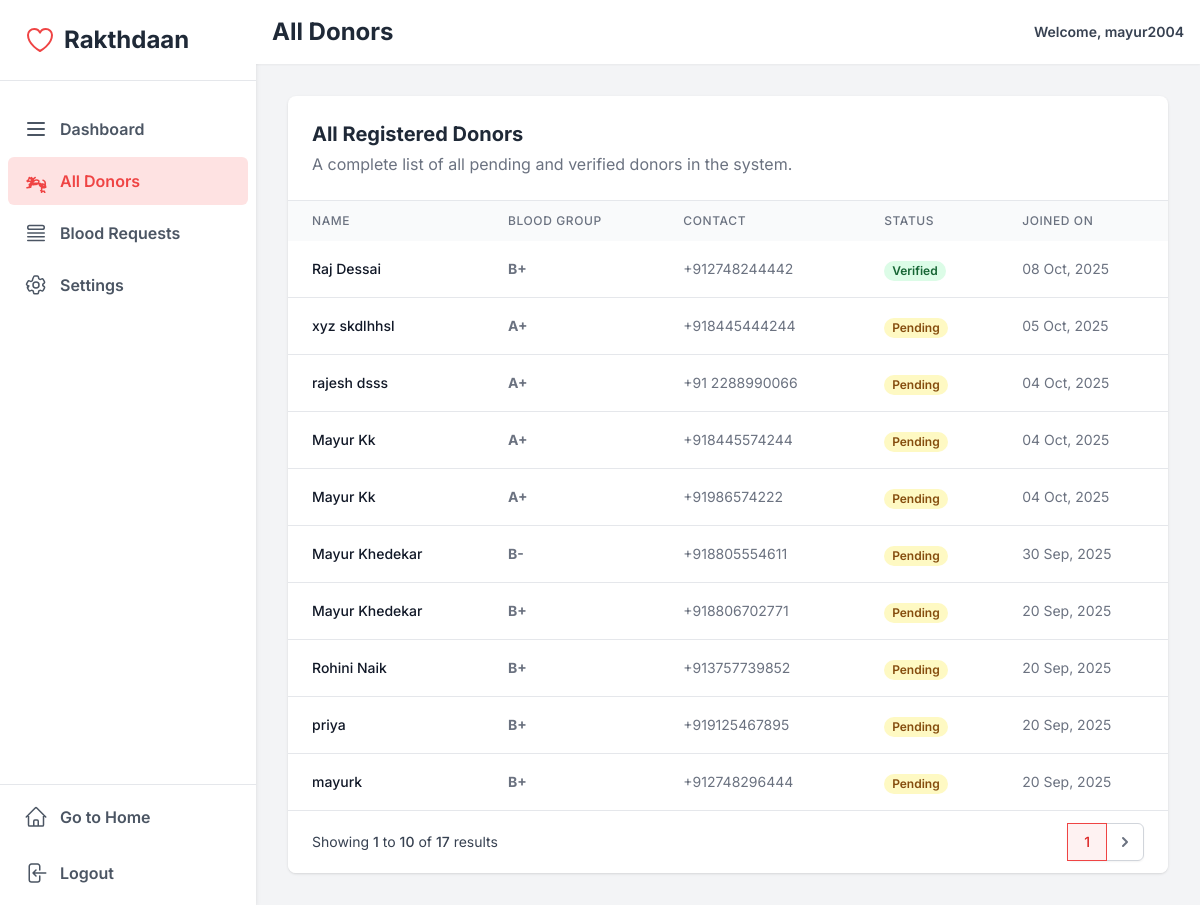
/all_donors/ (signed in), run on an earlier commit of the app's database.
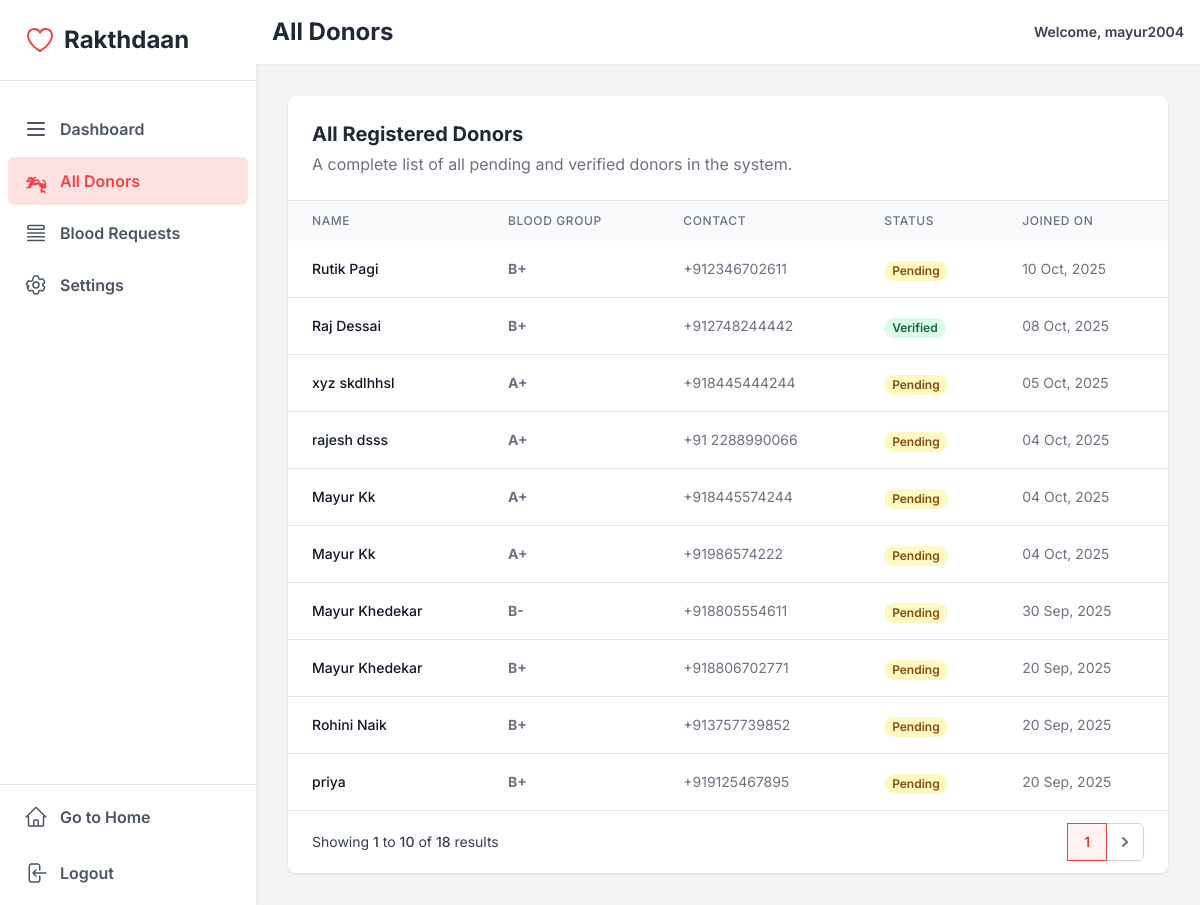
And on a later commit of the database.
### donors/models.py (models this page shows, shortened)
class Donor(models.Model):
    user = models.OneToOneField(User, on_delete=models.CASCADE, null=True, blank=True)
    name = models.CharField(max_length=100, blank=False)
    age = models.IntegerField()
    gender = models.CharField(max_length=10, null=True, blank=True)
    blood_group = models.CharField(max_length=3, choices=BloodGroup.choices, blank=False, null=False)
    phone_number = PhoneNumberField(region="IN", null=True, blank=True, unique=True)
    email = models.EmailField(unique=True, blank=True, null=True)
    address = models.TextField(blank=True, null=True)
    last_donation_date = models.DateField(blank=True, null=True)
    is_active = models.BooleanField(default=True)
    is_verified = models.BooleanField(default=False)
    created_at = models.DateTimeField(auto_now_add=True)

### adminpanel/views.py (the view)
# urls.py: path('all_donors/', all_donors_view, name='all_donors'),
@login_required
def all_donors_view(request):
    if not request.user.is_staff:
        messages.error(request,"You do not have access to this page.")
        return redirect('/')
    donor_list=Donor.objects.all().order_by('-created_at')
    paginator=Paginator(donor_list,10)
    page_number=request.GET.get('page')
    display_page=paginator.get_page(page_number)
    context={'display_page':display_page}
    return render(request,"all_donors.html",context)

### adminpanel/templates/all_donors.html (shortened to what the changed rows need)
{% extends "base.html" %}
{% block start %}
<div>
    <script src="https://cdn.tailwindcss.com"></script>
    <div class="h-screen flex overflow-hidden bg-gray-100">
        <aside class="w-64 bg-white shadow-md hidden md:flex flex-col flex-shrink-0">
            <div class="p-6 flex items-center space-x-2 border-b">
                <h1 class="text-2xl font-bold text-gray-800">Rakthdaan</h1>
            </div>
        </aside>
        <div class="flex-1 flex flex-col overflow-y-auto">
            <header class="bg-white shadow-sm p-4 flex justify-between items-center sticky top-0 z-10">
                <h1 class="text-2xl font-bold text-gray-800">All Donors</h1>
            </header>
            <main class="flex-1 p-6 md:p-8">
                <div class="bg-white rounded-lg shadow overflow-hidden">
                    <div class="p-6 border-b">
                        <h2 class="text-xl font-bold text-gray-800">All Registered Donors</h2>
                    </div>
                    <div class="overflow-x-auto">
                        <table class="w-full">
                            <thead class="bg-gray-50">
                                <tr>
                                    <th class="px-6 py-3 text-left text-xs font-medium text-gray-500 uppercase tracking-wider">Name</th>
                                    <th class="px-6 py-3 text-left text-xs font-medium text-gray-500 uppercase tracking-wider">Blood Group</th>
                                    <th class="px-6 py-3 text-left text-xs font-medium text-gray-500 uppercase tracking-wider">Contact</th>
                                    <th class="px-6 py-3 text-left text-xs font-medium text-gray-500 uppercase tracking-wider">Status</th>
                                    <th class="px-6 py-3 text-left text-xs font-medium text-gray-500 uppercase tracking-wider">Joined On</th>
                                </tr>
                            </thead>
                            <tbody class="divide-y divide-gray-200">
                                {% for donor in display_page %}
                                <tr>
                                    <td class="px-6 py-4 whitespace-nowrap text-sm font-medium text-gray-900">{{ donor.name }}</td>
                                    <td class="px-6 py-4 whitespace-nowrap text-sm text-gray-500 font-bold">{{ donor.blood_group }}</td>
                                    <td class="px-6 py-4 whitespace-nowrap text-sm text-gray-500">{{ donor.phone_number }}</td>
                                    <td class="px-6 py-4 whitespace-nowrap">
                                        {% if donor.is_verified %}
                                            <span class="px-2 inline-flex text-xs leading-5 font-semibold rounded-full bg-green-100 text-green-800">Verified</span>
                                        {% else %}
                                             <span class="px-2 inline-flex text-xs leading-5 font-semibold rounded-full bg-yellow-100 text-yellow-800">Pending</span>
                                        {% endif %}
                                    </td>
                                    <td class="px-6 py-4 whitespace-nowrap text-sm text-gray-500">{{ donor.created_at|date:"d M, Y" }}</td>
                                </tr>
                                {% empty %}
                                <tr>
                                    <td colspan="5" class="px-6 py-12 text-center text-gray-500">There are no donors in the system yet.</td>
                                </tr>
                                {% endfor %}
                            </tbody>
                        </table>
                    </div>
                    {% if display_page.has_other_pages %}
                    <div class="bg-white px-4 py-3 flex items-center justify-between border-t border-gray-200 sm:px-6">
                        <div class="hidden sm:flex-1 sm:flex sm:items-center sm:justify-between">
                            <div>
                                <p class="text-sm text-gray-700">
                                    Showing
                                    <span class="font-medium">{{ display_page.start_index }}</span>
                                    to
                                    <span class="font-medium">{{ display_page.end_index }}</span>
                                    of
                                    <span class="font-medium">{{ display_page.paginator.count }}</span>
                                    results
                                </p>
                            </div>
                            <div>
                                <nav class="relative z-0 inline-flex rounded-md shadow-sm -space-x-px" aria-label="Pagination">
                                    <a href="?page={{ display_page.number }}" aria-current="page" class="z-10 bg-red-50 border-red-500 text-red-600 relative inline-flex items-center px-4 py-2 border text-sm font-medium"> {{ display_page.number }} </a>
                                    {% if display_page.has_next %}
                                    <a href="?page={{ display_page.next_page_number }}" class="relative inline-flex items-center px-2 py-2 rounded-r-md border border-gray-300 bg-white text-sm font-medium text-gray-500 hover:bg-gray-50">
                                        <svg class="h-5 w-5" xmlns="http://www.w3.org/2000/svg" viewBox="0 0 20 20" fill="currentColor" aria-hidden="true"><path fill-rule="evenodd" d="M7.293 14.707a1 1 0 010-1.414L10.586 10 7.293 6.707a1 1 0 011.414-1.414l4 4a1 1 0 010 1.414l-4 4a1 1 0 01-1.414 0z" clip-rule="evenodd" /></svg>
                                    </a>
                                    {% endif %}
                                </nav>
                            </div>
                        </div>
                    </div>
                    {% endif %}
                </div>
            </main>
        </div>
    </div>
</div>
{% endblock %}

What changed in the data, as far as the page shows it:
no longer on this page (row unchanged): Donor: name "mayurk", blood_group "B+", phone_number "+912748296444", is_verified "Pending", created_at "20 Sep, 2025"
added Donor: name "Rutik Pagi", blood_group "B+", phone_number "+912346702611", is_verified "Pending", created_at "10 Oct, 2025"
Also different on the page:
{{ display_page.paginator.count }}: "17" → "18"
